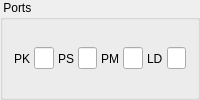
                <widget class="QGroupBox" name="groupBox_3">
                <property name="title">
                  <string> Ports </string>
                </property>
                <layout class="QHBoxLayout" name="horizontalLayout" stretch="1,10,1,10,1,10,1,10">
                  <property name="spacing">
                  <number>4</number>
                  </property>
                  <item>
                  <widget class="QLabel" name="pkLabel">
                    <property name="text">
                    <string>PK</string>
                    </property>
                  </widget>
                  </item>
                  <item>
                  <widget class="QLineEdit" name="pkEdit">
                    <property name="key" stdset="0">
                      <string>PK</string>
                    </property>
                    <property name="type" stdset="0">
                      <string>integer</string>
                    </property>
                    <property name="mask" stdset="0">
                      <string>0x%0.1X</string>
                    </property>
                    <property name="sizePolicy">
                    <sizepolicy hsizetype="Ignored" vsizetype="Fixed">
                      <horstretch>0</horstretch>
                      <verstretch>0</verstretch>
                    </sizepolicy>
                    </property>
                  </widget>
                  </item>
                  <item>
                  <widget class="QLabel" name="psLabel">
                    <property name="text">
                    <string>PS</string>
                    </property>
                    <property name="alignment">
                    <set>Qt::AlignRight|Qt::AlignTrailing|Qt::AlignVCenter</set>
                    </property>
                  </widget>
                  </item>
                  <item>
                  <widget class="QLineEdit" name="psEdit">
                    <property name="key" stdset="0">
                      <string>PS</string>
                    </property>
                    <property name="type" stdset="0">
                      <string>integer</string>
                    </property>
                    <property name="mask" stdset="0">
                      <string>0x%0.1X</string>
                    </property>
                    <property name="sizePolicy">
                    <sizepolicy hsizetype="Ignored" vsizetype="Fixed">
                      <horstretch>0</horstretch>
                      <verstretch>0</verstretch>
                    </sizepolicy>
                    </property>
                  </widget>
                  </item>
                  <item>
                  <widget class="QLabel" name="pmLabel">
                    <property name="text">
                    <string>PM</string>
                    </property>
                  </widget>
                  </item>
                  <item>
                  <widget class="QLineEdit" name="pmEdit">
                    <property name="key" stdset="0">
                      <string>PM</string>
                    </property>
                    <property name="type" stdset="0">
                      <string>integer</string>
                    </property>
                    <property name="mask" stdset="0">
                      <string>0x%0.1X</string>
                    </property>
                    <property name="sizePolicy">
                    <sizepolicy hsizetype="Ignored" vsizetype="Fixed">
                      <horstretch>0</horstretch>
                      <verstretch>0</verstretch>
                    </sizepolicy>
                    </property>
                  </widget>
                  </item>
                  <item>
                  <widget class="QLabel" name="ldLabel">
                    <property name="text">
                    <string>LD</string>
                    </property>
                  </widget>
                  </item>
                  <item>
                  <widget class="QLineEdit" name="ldEdit">
                    <property name="key" stdset="0">
                      <string>LD</string>
                    </property>
                    <property name="type" stdset="0">
                      <string>integer</string>
                    </property>
                    <property name="mask" stdset="0">
                      <string>0x%0.1X</string>
                    </property>
                    <property name="sizePolicy">
                    <sizepolicy hsizetype="Ignored" vsizetype="Fixed">
                      <horstretch>0</horstretch>
                      <verstretch>0</verstretch>
                    </sizepolicy>
                    </property>
                  </widget>
                  </item>
                </layout>
                </widget>
